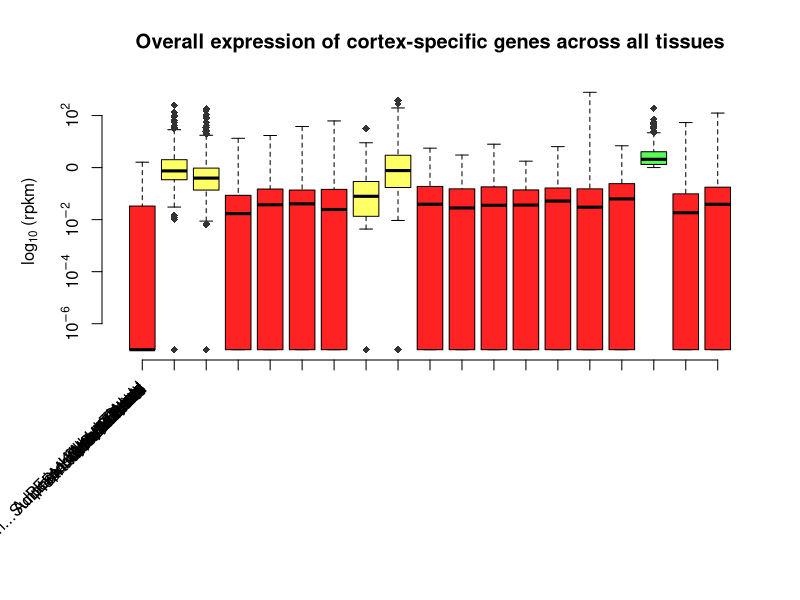

The R source for this figure:
#!/usr/bin/env Rscript

# all data
data = read.csv("../genes/tissue_specific.txt", header=TRUE, sep="\t", skip=1)

# all quantitative variables, transformed to decimal logarithm
num.data = log10(subset(data, select=c(-Gene, -Protein)) + 0.0000001)

if(Sys.info()['sysname'] == "Darwin") {
  quartz()
} else {
  x11()
}

# down, left, up, right margins
par(mar=c(12, 5.1, 4.1, 2.1))

# colors of each kind of box
different <- "#ff2222"
similar <- "#ffff66"
cortex <- "#55ff55"
outliers <- "#222222"
colors <- c(different, similar, similar, rep(different, 4), similar, similar,
         rep(different, 7), cortex, different, different)

ylabel <- expression('log'[10]*' (rpkm)')

# if you put log="y" the fucking labels don't work, so I use the log10 of the
# data, and I change (later) the labels of the y axis to be in logarithmic
# scale
boxplot(num.data, xaxt="n", xlab="", ylab=ylabel, axes=FALSE, col=colors,
        pch=18, outcol="#333333", main="Overall expression of cortex-specific genes across all tissues")

# the names of the tissues
xlabels <- paste(colnames(num.data))

# y axis in logarithmic scale, x axis empty (by now)
ylabels <- parse(text=paste(c("10^-6", "10^-4", "10^-2", "0", "10^2")))
axis(2, labels=ylabels, at=c(-6, -4, -2, 0, 2))
axis(1, labels=FALSE, at=c(1:19))

# add tissue names as x labels
text(x=seq_along(labels), y=par("usr")[3]- 1, srt=45, adj=1,
     labels=xlabels, xpd=TRUE)

message("Press Return To Continue")
invisible(readLines("stdin", n=1))
